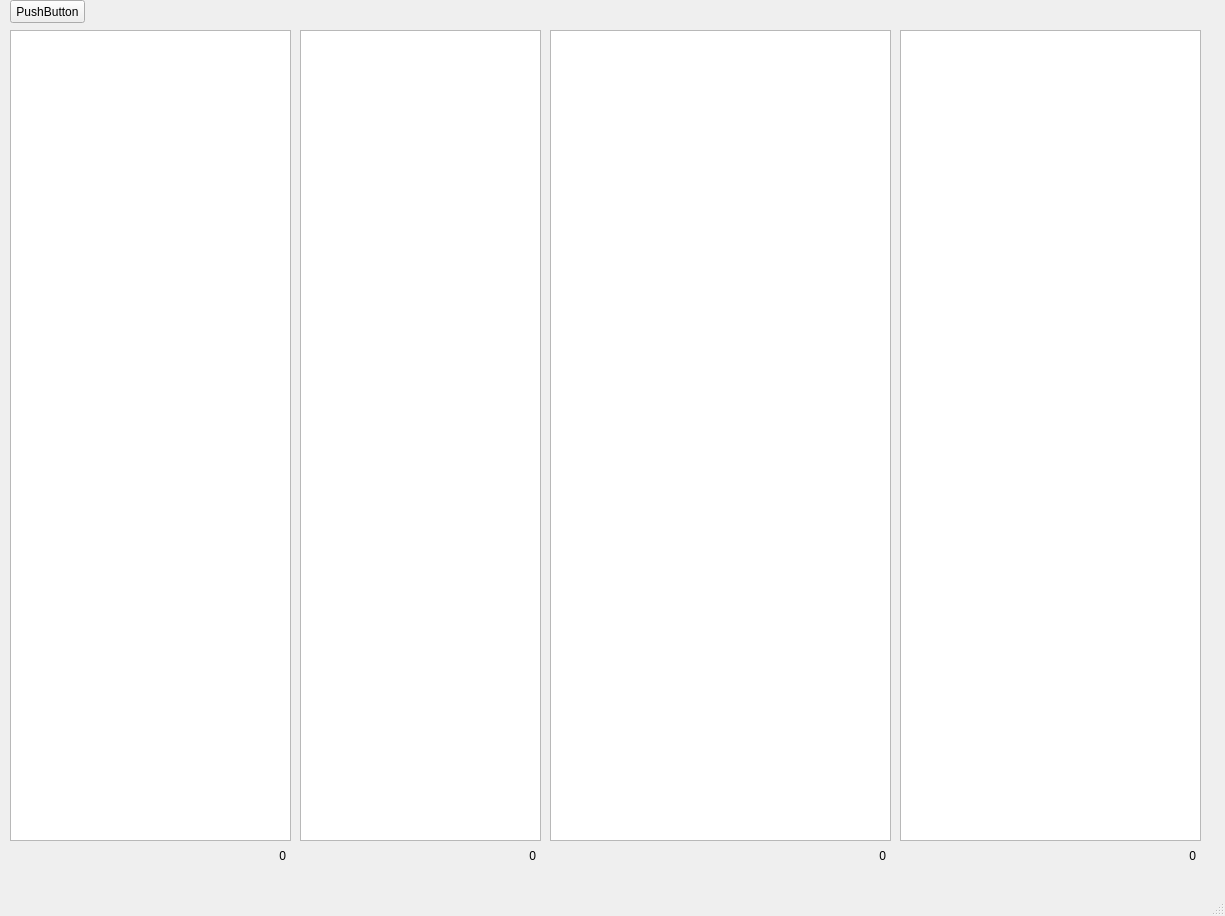
<?xml version="1.0" encoding="UTF-8"?>
<ui version="4.0">
 <class>MainWindow</class>
 <widget class="QMainWindow" name="MainWindow">
  <property name="geometry">
   <rect>
    <x>0</x>
    <y>0</y>
    <width>1225</width>
    <height>916</height>
   </rect>
  </property>
  <property name="windowTitle">
   <string>MainWindow</string>
  </property>
  <widget class="QWidget" name="centralwidget">
   <widget class="QListWidget" name="InternalLink">
    <property name="geometry">
     <rect>
      <x>10</x>
      <y>30</y>
      <width>281</width>
      <height>811</height>
     </rect>
    </property>
   </widget>
   <widget class="QListWidget" name="ExternalLink">
    <property name="geometry">
     <rect>
      <x>300</x>
      <y>30</y>
      <width>241</width>
      <height>811</height>
     </rect>
    </property>
   </widget>
   <widget class="QListWidget" name="JavaScript">
    <property name="geometry">
     <rect>
      <x>550</x>
      <y>30</y>
      <width>341</width>
      <height>811</height>
     </rect>
    </property>
   </widget>
   <widget class="QListWidget" name="Resources">
    <property name="geometry">
     <rect>
      <x>900</x>
      <y>30</y>
      <width>301</width>
      <height>811</height>
     </rect>
    </property>
   </widget>
   <widget class="QPushButton" name="Start">
    <property name="geometry">
     <rect>
      <x>10</x>
      <y>0</y>
      <width>75</width>
      <height>23</height>
     </rect>
    </property>
    <property name="text">
     <string>PushButton</string>
    </property>
   </widget>
   <widget class="QLabel" name="InternalCnt">
    <property name="geometry">
     <rect>
      <x>230</x>
      <y>850</y>
      <width>56</width>
      <height>12</height>
     </rect>
    </property>
    <property name="text">
     <string>0</string>
    </property>
    <property name="alignment">
     <set>Qt::AlignRight|Qt::AlignTrailing|Qt::AlignVCenter</set>
    </property>
   </widget>
   <widget class="QLabel" name="ExternalCnt">
    <property name="geometry">
     <rect>
      <x>480</x>
      <y>850</y>
      <width>56</width>
      <height>12</height>
     </rect>
    </property>
    <property name="text">
     <string>0</string>
    </property>
    <property name="alignment">
     <set>Qt::AlignRight|Qt::AlignTrailing|Qt::AlignVCenter</set>
    </property>
   </widget>
   <widget class="QLabel" name="JavaScriptCnt">
    <property name="geometry">
     <rect>
      <x>830</x>
      <y>850</y>
      <width>56</width>
      <height>12</height>
     </rect>
    </property>
    <property name="text">
     <string>0</string>
    </property>
    <property name="alignment">
     <set>Qt::AlignRight|Qt::AlignTrailing|Qt::AlignVCenter</set>
    </property>
   </widget>
   <widget class="QLabel" name="ResourcesCnt">
    <property name="geometry">
     <rect>
      <x>1140</x>
      <y>850</y>
      <width>56</width>
      <height>12</height>
     </rect>
    </property>
    <property name="text">
     <string>0</string>
    </property>
    <property name="alignment">
     <set>Qt::AlignRight|Qt::AlignTrailing|Qt::AlignVCenter</set>
    </property>
   </widget>
  </widget>
  <widget class="QMenuBar" name="menubar">
   <property name="geometry">
    <rect>
     <x>0</x>
     <y>0</y>
     <width>1225</width>
     <height>21</height>
    </rect>
   </property>
  </widget>
  <widget class="QStatusBar" name="statusbar"/>
 </widget>
 <resources/>
 <connections/>
</ui>
